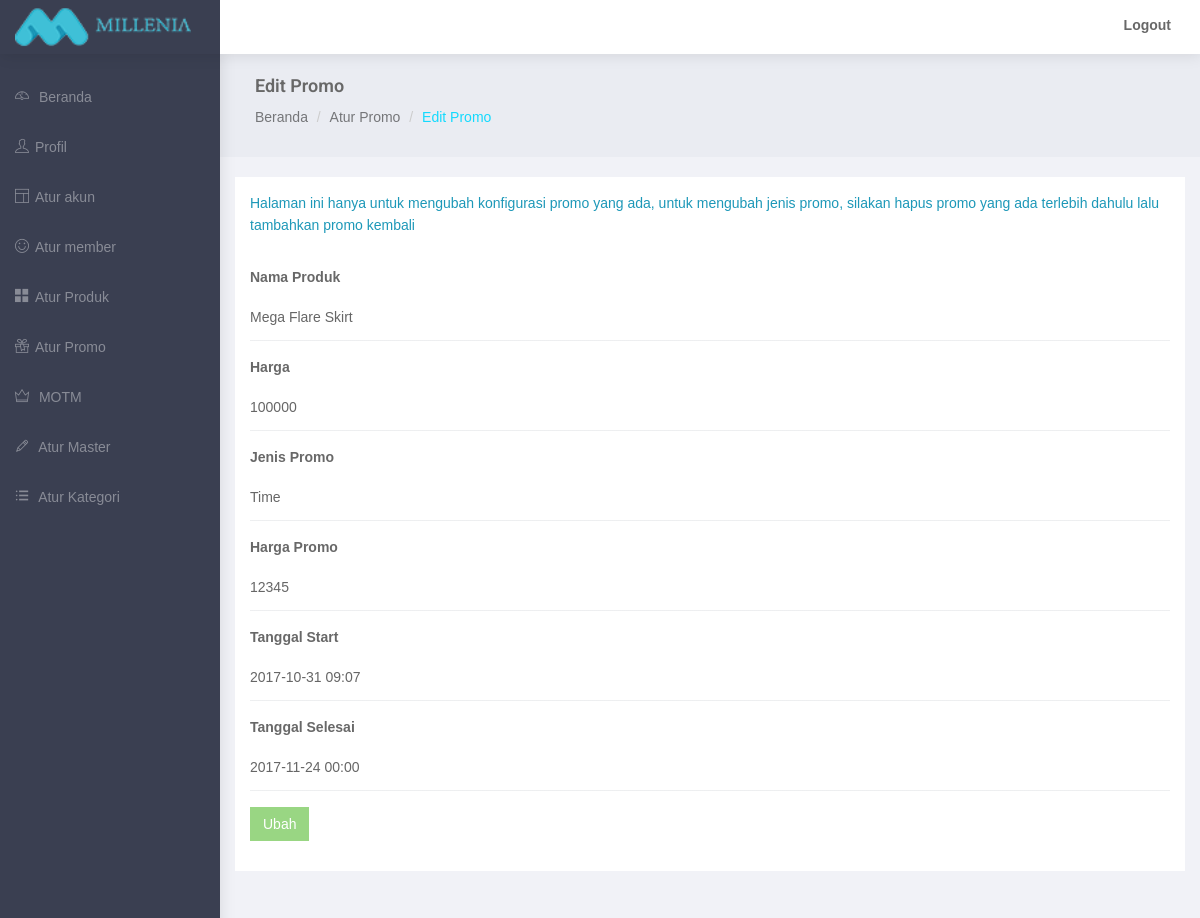
The app's page /admin/edit-promo.php?pid=10 (signed in) with its own data.
### tables this page shows
CREATE TABLE `mi_product` (
  `product_no` int(11) NOT NULL,
  `product_code` varchar(20) DEFAULT NULL,
  `product_name` varchar(100) NOT NULL,
  `product_price` int(11) NOT NULL,
  `product_price_grosir1` int(3) DEFAULT NULL,
  `product_price_grosir2` int(3) DEFAULT NULL,
  `product_price_grosir3` int(3) DEFAULT NULL,
  `product_weight` int(11) NOT NULL,
  `product_subsubcategory_id` int(11) NOT NULL,
  `product_desc` varchar(300) NOT NULL,
  `product_detail` text NOT NULL,
  `product_size_detail` text NOT NULL,
  `product_motm` enum('Y','N') NOT NULL DEFAULT 'N',
  `product_active` enum('Y','N') NOT NULL,
  `product_clearance_active` enum('Y','N') NOT NULL DEFAULT 'N',
  `product_time_active` enum('Y','N') NOT NULL DEFAULT 'N',
  `product_qty_active` enum('Y','N') NOT NULL DEFAULT 'N',
  `product_time_day` date NOT NULL,
  `product_time_hour` time NOT NULL,
  `product_time_day_end` date NOT NULL,
  `product_time_hour_end` time NOT NULL,
  `product_qty_sale` int(11) DEFAULT NULL,
  `product_promo_price` int(11) NOT NULL,
  `product_timestamp` timestamp NOT NULL DEFAULT CURRENT_TIMESTAMP,
  `product_created_user` varchar(20) NOT NULL
);

### admin/edit-promo.php (the view, shortened to what this page needs)
<?php
	require 'includes/connect.php';
?>
<!DOCTYPE html>
<html lang="en">
<head>
</head>
<body>
    <div id="wrapper">
        <?php
            $pid = $_GET['pid'];
            $sql = "SELECT * FROM mi_product WHERE product_no = '$pid'";
            $list = mysqli_query($conn, $sql);
            while ($row = mysqli_fetch_assoc($list)) {
                $name = $row['product_name'];
                $price = $row['product_price'];
                $promo = "";
                $product_promo_price = $row['product_promo_price'];
                $product_clearance_active = $row['product_clearance_active'];
                $product_time_active = $row['product_time_active'];
                $product_time_day = $row['product_time_day'];
                $product_time_hour = $row['product_time_hour_end'];
                $product_time_day_end = $row['product_time_day_end'];
                $product_time_hour_end = $row['product_time_hour'];
                if($product_clearance_active == 'Y'){
                    $promo = "Clearance";
                } elseif ($product_time_active == 'Y') {
                    $promo = "Time";
                } else {
                    $promo = "Qty";
                }
            }
        ?>
        <div id="page-wrapper">
            <div class="container-fluid">
                <div class="row bg-title">
                    <div class="col-lg-12">
                        <h4 class="page-title">Edit Promo</h4>
                        <ol class="breadcrumb">
                            <li><a href="index.php">Beranda</a></li>
                            <li><a href="manage-promo.php">Atur Promo</a></li>
                            <li class="active">Edit Promo</li>
                        </ol>
                    </div>
                </div>
                <div class="row">
                    <div class="col-md-12 col-lg-12 col-sm-12">
                        <div class="white-box">
                            <p style="color: #1D98B8">Halaman ini hanya untuk mengubah konfigurasi promo yang ada, untuk mengubah jenis promo, silakan hapus promo yang ada terlebih dahulu lalu tambahkan promo kembali</p><br>
                            <form class="form-horizontal form-material" method="post" action="edit-promo.php?pid=<?php echo $pid ?>">
                                <div class="form-group">
                                    <label class="col-md-12">Nama Produk</label>
                                    <div class="col-md-12">
                                        <input type="text" class="form-control form-control-line" name="name" required="yes" disabled value="<?php echo $name?>"> </div>
                                </div>
                                <div class="form-group">
                                    <label class="col-md-12">Harga</label>
                                    <div class="col-md-12 money">
                                        <input type="text" class="numberOnly form-control form-control-line" autocomplete="off" disabled maxlength="50" name="price" value="<?php echo $price ?>" />
                                    </div>
                                </div>
                                <div class="form-group">
                                    <label class="col-md-12">Jenis Promo</label>
                                    <div class="col-md-12">
                                        <input type="text" class="form-control form-control-line" name="jenis" required="yes" readonly value="<?php echo $promo ?>">
                                    </div>
                                </div>
                                <div class="form-group">
                                    <label class="col-md-12">Harga Promo</label>
                                    <div class="col-md-12 money">
                                        <input type="text" class="numberOnly form-control form-control-line" autocomplete="off" maxlength="50" name="promo" value="<?php echo $product_promo_price ?>" />
                                         </div>
                                </div>
                                <?php
                                    if($promo == 'Time') {
                                        ?>
                                        <div class="form-group change">
                                                <label class="col-md-12">Tanggal Start</label>
                                                <div class="col-md-12">
                                                    <input type="text" class="date form-control form-control-line" name="mulai" value="<?php echo $product_time_day.' '.$product_time_hour ?>">
                                                </div>
                                        </div>
                                        <div class="form-group change">
                                                <label class="col-md-12">Tanggal Selesai</label>
                                                <div class="col-md-12">
                                                    <input type="text" class="date form-control form-control-line" name="selesai" value="<?php echo $product_time_day_end.' '.$product_time_hour_end ?>">
                                                </div>
                                        </div>
                                        <?php
                                    }
                                ?>
                                <div class="form-group">
                                    <div class="col-sm-12">
                                        <button class="btn btn-success" type="submit" name="tambah">Ubah</button>
                                    </div>
                                </div>
                            </form>
                        </div>
                    </div>
                </div>
            </div>
        </div>
    </div>
</body>
</html>

### admin/css/style.css (style rules this page uses)
* { outline:0!important }
body { background:#3a3f51;font-family:'Open Sans',sans-serif;margin:0;overflow-x:hidden;color:#686868 }
html { position:relative;min-height:100%;background:#f1f2f7 }
h1,h2,h3,h4,h5,h6 { color:#2b2b2b;font-family:Roboto,sans-serif;margin:10px 0;font-weight:300 }
h4 { line-height:22px;font-size:18px }
p { line-height:1.6 }
b { font-weight:600 }
label { font-weight:600 }
.btn { border-radius:0 }
.form-control { background-color:#fff;border:1px solid;border-radius:0;box-shadow:none;color:#565656;height:38px;max-width:100%;padding:7px 12px;transition:all 300ms linear 0s }
#wrapper { width:100% }
#page-wrapper { padding:0 0 60px;min-height:568px;background:#f1f2f7 }
.bg-title { background:#eaecf2;overflow:hidden;padding:15px 20px 10px;margin-bottom:20px }
.bg-title h4 { color:#686868;font-weight:600 }
.bg-title .breadcrumb { background:0 0;padding:0 }
.bg-title .breadcrumb a { color:rgba(0,0,0,.5) }
.bg-title .breadcrumb .active,.logo i { color:#13dafe }
.top-left-part { width:220px;float:left;background:#3a3f51 }
.top-left-part a { color:#fff;font-size:18px;line-height:50px;padding-left:15px;text-transform:uppercase }
.navbar-header { width:100%;background:#fff;border:0 }
.navbar-default { border:0;box-shadow:1px 1px 15px rgba(0,0,0,.1) }
.navbar-top-links { margin-right:0 }
.navbar-top-links>li { float:left }
.navbar-top-links li:last-child { margin-right:15px }
.navbar-top-links>li>a { color:#686868;padding:0 14px;line-height:50px;min-height:50px }
.profile-pic { padding:0 20px;line-height:50px }
.btn-success { background:#99d683;border:1px solid #99d683 }
.white-box { background:#fff;padding:15px;margin-bottom:20px }
.fa-fw { width:20px!important;display:inline-block!important;text-align:left!important }
.waves-effect { position:relative;cursor:pointer;display:inline-block;overflow:hidden;-webkit-user-select:none;-moz-user-select:none;-ms-user-select:none;user-select:none;-webkit-tap-highlight-color:transparent }
.form-control-line { border-left:0 none;border-radius:0;border-right:0 none;border-top:0 none;box-shadow:none;padding-left:0;transition-duration:.3s }
.form-material .form-group { overflow:hidden }
.form-material .form-control { background-color:rgba(0,0,0,0);background-position:center bottom,center calc(99%);background-repeat:no-repeat;background-size:0 2px,100% 1px;padding:0;transition:background 0s ease-out 0s }
.form-material .form-control,.form-material .form-control.focus,.form-material .form-control:focus { background-image:linear-gradient(#6164c1,#6164c1),linear-gradient(rgba(120,130,140,.13),rgba(120,130,140,.13));border:0;border-radius:0;box-shadow:none;float:none }
.sidebar { background:#3a3f51;overflow-y:auto }
.sidebar .sidebar-nav.navbar-collapse { padding-left:0;padding-right:0 }
.sidebar .fa-fw { width:20px;text-align:left;display:inline-block }
#side-menu li a { color:rgba(255,255,255,.4) }
#side-menu>li>a { padding:15px 30px 15px 15px }
[class*=" ti-"],[class^=ti-] { font-family:themify;speak:none;font-style:normal;font-weight:400;font-variant:normal;text-transform:none;line-height:1;-webkit-font-smoothing:antialiased;-moz-osx-font-smoothing:grayscale }
.ti-user:before { content:"\e602" }
.ti-pencil:before { content:"\e61c" }
.ti-layout:before { content:"\e62e" }
.ti-crown:before { content:"\e642" }
.ti-menu-alt:before { content:"\e68f" }
.ti-gift:before { content:"\e6a0" }
.ti-dashboard:before { content:"\e6aa" }
.ti-face-smile:before { content:"\e71f" }
.ti-layout-grid2-alt:before { content:"\e739" }
@media (min-width:768px) { #page-wrapper { position:relative;margin:0 0 0 220px;transition:.5s ease-out;top:50px } }
@media (min-width:768px) { .navbar-default { position:fixed;width:100%;top:0 } }
@media (min-width:768px) { .sidebar { z-index:1;position:fixed;width:220px;top:50px;height:95%;transform:translate3d(0,0,0);transition:all .6s ease-out } }

### admin/css/style2.css (style rules this page uses)
* { box-sizing: border-box; -moz-box-sizing: border-box; -webkit-box-sizing: border-box; font-family: arial; }
body { background: #bdc3c7; }
.form-group { position: relative; margin-bottom: 15px; }
.form-control { width: 100%; height: 50px; border: none; padding: 5px 7px 5px 15px; background: #fff; color: #666; border: 2px solid #ddd; -moz-border-radius: 4px; -webkit-border-radius: 4px; border-radius: 4px; }

### records on screen
mi_product: name "Mega Flare Skirt", price "100000", jenis "Time", promo "12345", mulai "2017-10-31 09:07", selesai "2017-11-24 00:00"
